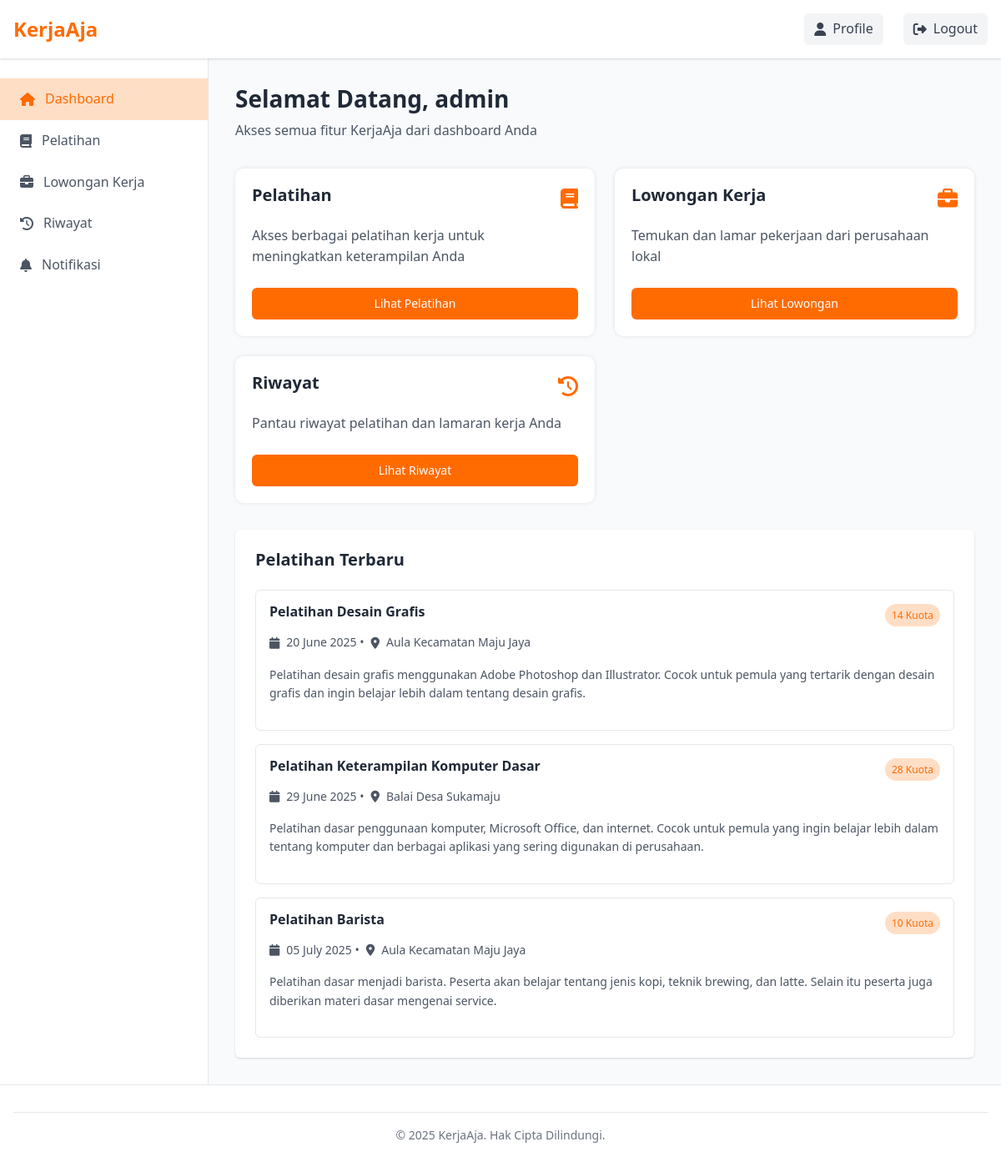
The page /User/dashboard.php (signed in) on the database its author committed.
### tables this page shows
CREATE TABLE `pelatihan` (
  `pelatihan_id` int(11) NOT NULL,
  `nama` varchar(150) NOT NULL,
  `lokasi` varchar(100) DEFAULT NULL,
  `tanggal` date DEFAULT NULL,
  `kuota` int(10) NOT NULL,
  `deskripsi` text DEFAULT NULL,
  `created_by` int(11) DEFAULT NULL
);

### User/dashboard.php (the view, shortened to what this page needs)
<?php
include '../auth/koneksi.php';
$query = "SELECT * FROM pelatihan limit 3 ";
$result = mysqli_query($conn, $query);
?>
<!DOCTYPE html>
<html lang="id">
<head>
    <link rel="stylesheet" href="../css/style.css" />
    <link rel="stylesheet" href="https://cdnjs.cloudflare.com/ajax/libs/font-awesome/6.4.0/css/all.min.css" />
</head>
<body>
    <header class="header">
        <div class="container">
            <div class="logo">
                <a href="dashboard.php">KerjaAja</a>
            </div>
            <nav class="nav">
                <ul>
                    <li>
                        <a href="profile.php" id="logoutBtn" class="btn-logout"> <i class="fas fa-user"></i>
                            Profile
                        </a>
                    </li>
                    <li>
                        <a href="../auth/logout.php" id="logoutBtn" class="btn-logout"> <i
                                class="fas fa-sign-out-alt"></i>
                            Logout </a>
                    </li>
                </ul>
            </nav>
        </div>
    </header>
    <div class="dashboard-container">
        <aside class="sidebar">
            <nav class="sidebar-nav">
                <ul>
                    <li>
                        <a href="dashboard.php" class="active"><i class="fas fa-home"></i> Dashboard</a>
                    </li>
                    <li>
                        <a href="pelatihan.php"><i class="fas fa-book"></i> Pelatihan</a>
                    </li>
                    <li>
                        <a href="lowongan.php"><i class="fas fa-briefcase"></i> Lowongan Kerja</a>
                    </li>
                    <li>
                        <a href="riwayat.php"><i class="fas fa-history"></i> Riwayat</a>
                    </li>
                    <li>
                        <a href="notifications.php"><i class="fas fa-bell"></i> Notifikasi</a>
                    </li>
                </ul>
            </nav>
        </aside>
        <main class="main-content">
            <div class="dashboard-welcome">
                <h1>Selamat Datang, <span id="name"><?php echo htmlspecialchars($_SESSION['name']); ?></span></h1>
                <p>Akses semua fitur KerjaAja dari dashboard Anda</p>
            </div>
            <div class="dashboard-cards">
                <div class="dashboard-card">
                    <div class="card-header">
                        <h3>Pelatihan</h3>
                        <i class="fas fa-book"></i>
                    </div>
                    <div class="card-body">
                        <p>Akses berbagai pelatihan kerja untuk meningkatkan keterampilan Anda</p>
                        <a href="pelatihan.php" class="btn btn-primary btn-block">Lihat Pelatihan</a>
                    </div>
                </div>
                <div class="dashboard-card">
                    <div class="card-header">
                        <h3>Lowongan Kerja</h3>
                        <i class="fas fa-briefcase"></i>
                    </div>
                    <div class="card-body">
                        <p>Temukan dan lamar pekerjaan dari perusahaan lokal</p>
                        <a href="lowongan.php" class="btn btn-primary btn-block">Lihat Lowongan</a>
                    </div>
                </div>
                <div class="dashboard-card">
                    <div class="card-header">
                        <h3>Riwayat</h3>
                        <i class="fas fa-history"></i>
                    </div>
                    <div class="card-body">
                        <p>Pantau riwayat pelatihan dan lamaran kerja Anda</p>
                        <a href="riwayat.php" class="btn btn-primary btn-block">Lihat Riwayat</a>
                    </div>
                </div>
            </div>
            <div class="recent-trainings">
                <h2>Pelatihan Terbaru</h2>
                <div class="training-list" id="recentTrainings">
                    <?php
        if (mysqli_num_rows($result) > 0) {
            while ($row = mysqli_fetch_assoc($result)) {
                $nama = htmlspecialchars($row['nama']);
                $kuota = htmlspecialchars($row['kuota']);
                $lokasi = htmlspecialchars($row['lokasi']);
                $deskripsi_singkat = htmlspecialchars(substr($row['deskripsi'], 0, 1000)) ;
                $tanggal_formatted = date('d F Y', strtotime($row['tanggal']));
        ?>
                    <div class="training-item">
                        <div class="training-header">
                            <h3><?php echo $nama; ?></h3>
                            <span class="badge"><?php echo $kuota; ?> Kuota</span>
                        </div>
                        <div class="training-details">
                            <p><i class="fas fa-calendar"></i> <?php echo $tanggal_formatted; ?> • <i
                                    class="fas fa-map-marker-alt"></i> <?php echo $lokasi; ?></p>
                        </div>
                        <p class="training-description"><?php echo $deskripsi_singkat; ?></p>
                    </div>
                    <?php
            }
        } else {
            echo "<p>Belum ada pelatihan terbaru yang tersedia.</p>";
        }
        ?>
                </div>
            </div>
        </main>
    </div>
    <footer class="footer">
        <div class="container">
            <div class="footer-bottom">
                <p>&copy; 2025 KerjaAja. Hak Cipta Dilindungi.</p>
            </div>
        </div>
    </footer>
</body>
</html>

### User/dashboard.php (style rules this page uses)
.dashboard-card { display: flex; flex-direction: column; justify-content: space-between; flex: 1; padding: 20px; background: #fff; border-radius: 10px; box-shadow: 0 0 5px rgba(0,0,0,0.1); }

### rows shown on the page
pelatihan: nama "Pelatihan Desain Grafis", kuota "14", tanggal "20 June 2025", lokasi "Aula Kecamatan Maju Jaya", deskripsi "Pelatihan desain grafis menggunakan Adobe Photoshop dan Illustrator. Cocok untuk pemula yang tertarik dengan desain grafis dan ingin belajar lebih dalam tentang desain grafis."
pelatihan: nama "Pelatihan Keterampilan Komputer Dasar", kuota "28", tanggal "29 June 2025", lokasi "Balai Desa Sukamaju", deskripsi "Pelatihan dasar penggunaan komputer, Microsoft Office, dan internet. Cocok untuk pemula yang ingin belajar lebih dalam tentang komputer dan berbagai aplikasi yang sering digunakan di perusahaan."
pelatihan: nama "Pelatihan Barista", kuota "10", tanggal "05 July 2025", lokasi "Aula Kecamatan Maju Jaya", deskripsi "Pelatihan dasar menjadi barista. Peserta akan belajar tentang jenis kopi, teknik brewing, dan latte. Selain itu peserta juga diberikan materi dasar mengenai service."

### other values the page prints
$_SESSION['name'] "admin"
